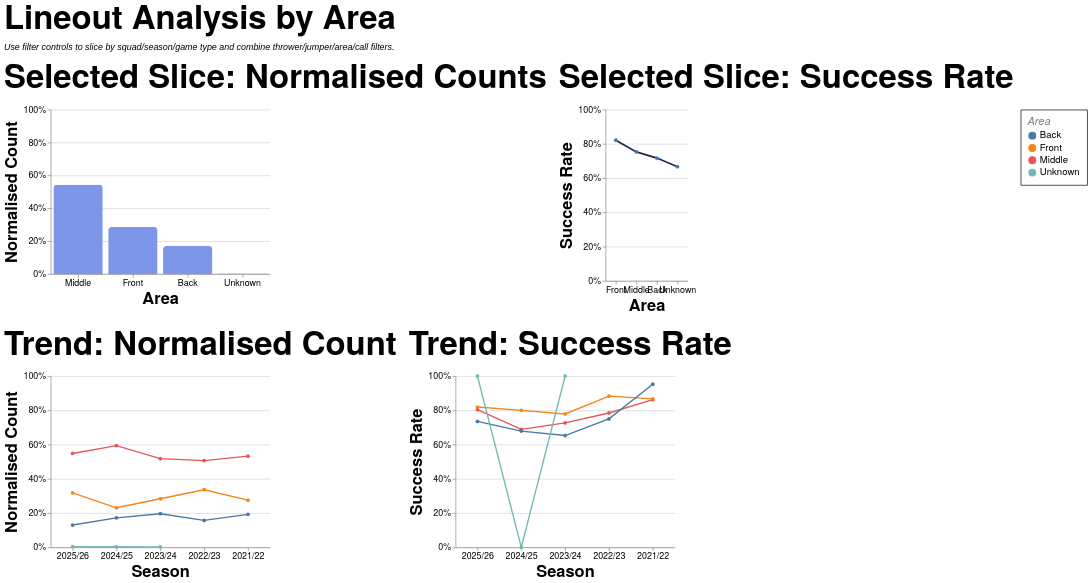

Express this chart as Vega-Lite.
### Vega-Lite specification from a JSON file in a GitHub repository (floating-point values rounded to 4 significant figures; data arrays with more than 128 entries replaced by an {"elided": "..."} marker saying what was removed)
{"config": {"axis": {"labelFont": "PT Sans Narrow, Helvetica Neue, Helvetica, Arial, sans-serif", "titleFont": "PT Sans Narrow, Helvetica Neue, Helvetica, Arial, sans-serif", "labelFontSize": 13, "titleFontSize": 24, "gridColor": "#202947", "gridOpacity": 0.2, "zindex": 1}, "text": {"font": "Lato, sans-serif"}, "bar": {"cornerRadiusEnd": 5}, "header": {"labelFont": "PT Sans Narrow, Helvetica Neue, Helvetica, Arial, sans-serif", "titleFont": "PT Sans Narrow, Helvetica Neue, Helvetica, Arial, sans-serif", "labelFontSize": 24, "titleFontSize": 28, "labelFontWeight": "bold", "orient": "left"}, "legend": {"labelFont": "PT Sans Narrow, Helvetica Neue, Helvetica, Arial, sans-serif", "titleFont": "PT Sans Narrow, Helvetica Neue, Helvetica, Arial, sans-serif", "labelFontSize": 14, "titleFontSize": 16, "titlePadding": 5, "fillColor": "white", "strokeColor": "black", "padding": 10, "titleFontWeight": "lighter", "titleFontStyle": "italic", "titleColor": "gray", "offset": 10}, "title": {"font": "PT Sans Narrow, Helvetica Neue, Helvetica, Arial, sans-serif", "fontSize": 48, "fontWeight": "bold", "anchor": "start", "align": "center", "titlePadding": 20, "subtitlePadding": 10, "subtitleFontSize": 13, "subtitleColor": "", "subtitleFontStyle": "italic", "offset": 15, "color": "black"}, "axisX": {"labelAngle": 0}, "facet": {"title": null, "header": null, "align": {"row": "each", "column": "each"}}, "resolve": {"scale": {"y": "independent", "facet": "independent"}}, "background": "transparent", "scale": {"offsetBandPaddingOuter": 0.2, "offsetBandPaddingInner": 0.1}, "view": {"stroke": null, "background": "transparent"}}, "vconcat": [{"hconcat": [{"mark": {"type": "bar", "color": "#7d96e8"}, "encoding": {"tooltip": [{"field": "area", "title": "Area", "type": "nominal"}, {"field": "attempts", "format": ",.0f", "title": "Lineouts", "type": "quantitative"}, {"field": "share", "format": ".1%", "title": "Normalised Count", "type": "quantitative"}], "x": {"field": "area", "sort": "-y", "title": "Area", "type": "nominal"}, "y": {"axis": {"format": "%"}, "field": "share", "scale": {"domain": [0, 1]}, "title": "Normalised Count", "type": "quantitative"}}, "height": 240, "title": "Selected Slice: Normalised Counts", "transform": [{"filter": "(loSquad == 'All' || datum.squad == loSquad) && (loGameType == 'All' || (loGameType == 'League + Cup' && (datum.game_type == 'League' || datum.game_type == 'Cup')) || (loGameType == 'League only' && datum.game_type == 'League') || datum.game_type == loGameType) && (loOpposition == 'All' || datum.opposition == loOpposition) && (loThrower == 'All' || datum.thrower == loThrower) && (loJumper == 'All' || datum.jumper == loJumper) && (loArea == 'All' || datum.area == loArea) && (loNumbers == 'All' || datum.numbers == loNumbers) && (loCall == 'All' || datum.call == loCall) && (loCallType == 'All' || datum.call_type == loCallType)"}, {"filter": "(loSeason == 'All' || datum.season == loSeason)"}, {"aggregate": [{"op": "count", "as": "attempts"}, {"op": "sum", "field": "won", "as": "won"}], "groupby": ["area"]}, {"joinaggregate": [{"op": "sum", "field": "attempts", "as": "total_attempts"}]}, {"calculate": "datum.attempts / datum.total_attempts", "as": "share"}, {"calculate": "datum.won / datum.attempts", "as": "success_rate"}], "width": 320}, {"mark": {"type": "line", "color": "#202946", "point": true, "strokeWidth": 2.5}, "encoding": {"tooltip": [{"field": "area", "title": "Area", "type": "nominal"}, {"field": "won", "format": ",.0f", "title": "Won", "type": "quantitative"}, {"field": "attempts", "format": ",.0f", "title": "Lineouts", "type": "quantitative"}, {"field": "success_rate", "format": ".1%", "title": "Success Rate", "type": "quantitative"}], "x": {"field": "area", "sort": "-y", "title": "Area", "type": "nominal"}, "y": {"axis": {"format": "%"}, "field": "success_rate", "scale": {"domain": [0, 1]}, "title": "Success Rate", "type": "quantitative"}}, "height": 250, "title": "Selected Slice: Success Rate", "transform": [{"filter": "(loSquad == 'All' || datum.squad == loSquad) && (loGameType == 'All' || (loGameType == 'League + Cup' && (datum.game_type == 'League' || datum.game_type == 'Cup')) || (loGameType == 'League only' && datum.game_type == 'League') || datum.game_type == loGameType) && (loOpposition == 'All' || datum.opposition == loOpposition) && (loThrower == 'All' || datum.thrower == loThrower) && (loJumper == 'All' || datum.jumper == loJumper) && (loArea == 'All' || datum.area == loArea) && (loNumbers == 'All' || datum.numbers == loNumbers) && (loCall == 'All' || datum.call == loCall) && (loCallType == 'All' || datum.call_type == loCallType)"}, {"filter": "(loSeason == 'All' || datum.season == loSeason)"}, {"aggregate": [{"op": "count", "as": "attempts"}, {"op": "sum", "field": "won", "as": "won"}], "groupby": ["area"]}, {"joinaggregate": [{"op": "sum", "field": "attempts", "as": "total_attempts"}]}, {"calculate": "datum.attempts / datum.total_attempts", "as": "share"}, {"calculate": "datum.won / datum.attempts", "as": "success_rate"}], "width": {"step": 30}}], "spacing": 16}, {"hconcat": [{"mark": {"type": "line", "point": true, "strokeWidth": 2}, "encoding": {"color": {"field": "area", "title": "Area", "type": "nominal"}, "tooltip": [{"field": "season", "title": "Season", "type": "nominal"}, {"field": "area", "title": "Area", "type": "nominal"}, {"field": "attempts", "format": ",.0f", "title": "Lineouts", "type": "quantitative"}, {"field": "norm_count", "format": ".1%", "title": "Normalised Count", "type": "quantitative"}], "x": {"field": "season", "sort": "-x", "title": "Season", "type": "nominal"}, "y": {"axis": {"format": "%"}, "field": "norm_count", "scale": {"domain": [0, 1]}, "title": "Normalised Count", "type": "quantitative"}}, "height": 250, "title": "Trend: Normalised Count", "transform": [{"filter": "(loSquad == 'All' || datum.squad == loSquad) && (loGameType == 'All' || (loGameType == 'League + Cup' && (datum.game_type == 'League' || datum.game_type == 'Cup')) || (loGameType == 'League only' && datum.game_type == 'League') || datum.game_type == loGameType) && (loOpposition == 'All' || datum.opposition == loOpposition) && (loThrower == 'All' || datum.thrower == loThrower) && (loJumper == 'All' || datum.jumper == loJumper) && (loArea == 'All' || datum.area == loArea) && (loNumbers == 'All' || datum.numbers == loNumbers) && (loCall == 'All' || datum.call == loCall) && (loCallType == 'All' || datum.call_type == loCallType)"}, {"aggregate": [{"op": "count", "as": "attempts"}, {"op": "sum", "field": "won", "as": "won"}], "groupby": ["season", "area"]}, {"joinaggregate": [{"op": "sum", "field": "attempts", "as": "season_attempts"}], "groupby": ["season"]}, {"calculate": "datum.attempts / datum.season_attempts", "as": "norm_count"}, {"calculate": "datum.won / datum.attempts", "as": "success_rate"}], "width": 320}, {"mark": {"type": "line", "point": true, "strokeWidth": 2}, "encoding": {"color": {"field": "area", "title": "Area", "type": "nominal"}, "tooltip": [{"field": "season", "title": "Season", "type": "nominal"}, {"field": "area", "title": "Area", "type": "nominal"}, {"field": "won", "format": ",.0f", "title": "Won", "type": "quantitative"}, {"field": "attempts", "format": ",.0f", "title": "Lineouts", "type": "quantitative"}, {"field": "success_rate", "format": ".1%", "title": "Success Rate", "type": "quantitative"}], "x": {"field": "season", "sort": "-x", "title": "Season", "type": "nominal"}, "y": {"axis": {"format": "%"}, "field": "success_rate", "scale": {"domain": [0, 1]}, "title": "Success Rate", "type": "quantitative"}}, "height": 250, "title": "Trend: Success Rate", "transform": [{"filter": "(loSquad == 'All' || datum.squad == loSquad) && (loGameType == 'All' || (loGameType == 'League + Cup' && (datum.game_type == 'League' || datum.game_type == 'Cup')) || (loGameType == 'League only' && datum.game_type == 'League') || datum.game_type == loGameType) && (loOpposition == 'All' || datum.opposition == loOpposition) && (loThrower == 'All' || datum.thrower == loThrower) && (loJumper == 'All' || datum.jumper == loJumper) && (loArea == 'All' || datum.area == loArea) && (loNumbers == 'All' || datum.numbers == loNumbers) && (loCall == 'All' || datum.call == loCall) && (loCallType == 'All' || datum.call_type == loCallType)"}, {"aggregate": [{"op": "count", "as": "attempts"}, {"op": "sum", "field": "won", "as": "won"}], "groupby": ["season", "area"]}, {"joinaggregate": [{"op": "sum", "field": "attempts", "as": "season_attempts"}], "groupby": ["season"]}, {"calculate": "datum.attempts / datum.season_attempts", "as": "norm_count"}, {"calculate": "datum.won / datum.attempts", "as": "success_rate"}], "width": 320}], "spacing": 16}], "data": {"name": "data-c19e9c742c9b5fa034ceade3597a36db"}, "params": [{"name": "loSquad", "value": "All"}, {"name": "loSeason", "value": "All"}, {"name": "loGameType", "value": "All"}, {"name": "loOpposition", "value": "All"}, {"name": "loThrower", "value": "All"}, {"name": "loJumper", "value": "All"}, {"name": "loArea", "value": "All"}, {"name": "loNumbers", "value": "All"}, {"name": "loCall", "value": "All"}, {"name": "loCallType", "value": "All"}], "spacing": 22, "title": {"text": "Lineout Analysis by Area", "subtitle": "Use filter controls to slice by squad/season/game type and combine thrower/jumper/area/call filters."}, "$schema": "https://vega.github.io/schema/vega-lite/v5.20.1.json", "datasets": {"data-c19e9c742c9b5fa034ceade3597a36db": {"elided": "1291 records"}}}
